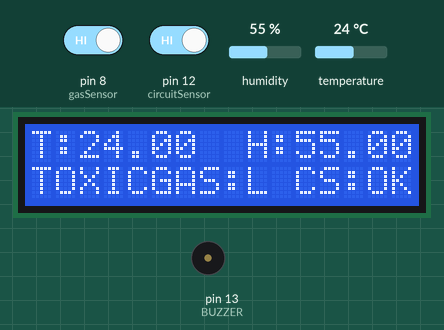
Bench run of a sketch on a simulated Arduino Uno, built with avr-gcc and run on an emulated ATmega328P. On the bench: 16×2 character LCD, buzzer (waves = sounding, pin HIGH). Inputs (shaded band) come from the test bench; at power-on: pin 8 (gasSensor) HIGH, pin 12 (circuitSensor) HIGH, humidity 55 %, temperature 24 °C. The modem accepts every AT command (registered, SIM ready, sends succeed) and sends nothing else.

Above: at 2.8 s.
2.9 s: pin 8 (gasSensor) driven LOW
At 16.6 s:
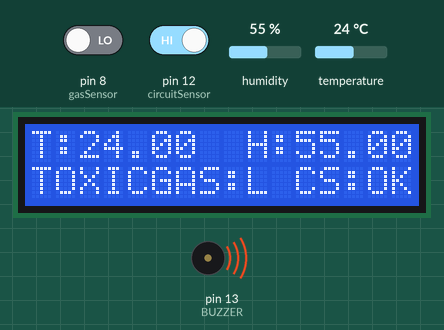
16.9 s: pin 12 (circuitSensor) driven LOW
At 24.7 s:
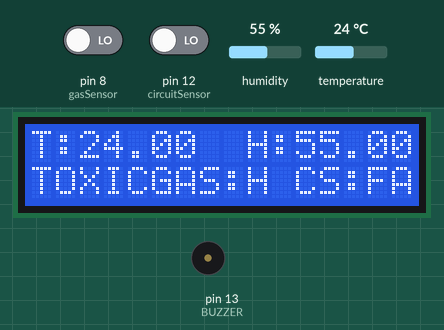
39.3 s: pin 12 (circuitSensor) driven HIGH
At 42.6 s:
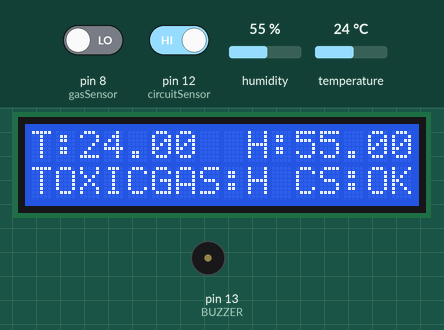
43.7 s: pin 8 (gasSensor) driven HIGH
At 57.9 s:
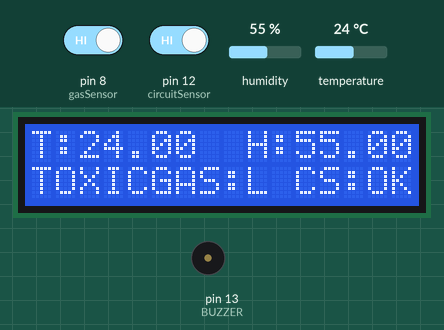
Timing chart, 0 to 58.7 s (numbered marks = the images above; inputs shaded):
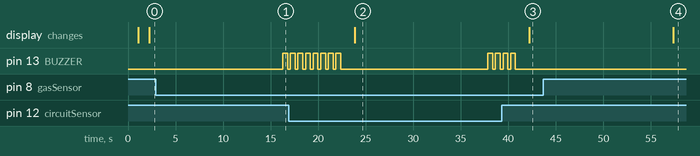

The sketch:

Smart_refrigerator.ino
```cpp
#include <SoftwareSerial.h>
#include <LiquidCrystal.h>
#include <dht.h>
#include <stdlib.h>

#define dht_apin A0         // Analog Pin sensor is connected to DHT

dht DHT;

int gasSensor = 8;
int gasValue = 0;
String gasStatus;

int circuitSensor = 12;
int circuitValue = 0;
String circuitStatus;

const int BUZZER = 13;

String apiKey = "TV6R2I20X7N90GA3";

SoftwareSerial ser(10, 11); // RX, TX
LiquidCrystal lcd(2, 3, 4, 5, 6, 7);

void setup() {
  pinMode(gasSensor, INPUT);
  pinMode(circuitSensor, INPUT);
  pinMode(BUZZER, OUTPUT);
  lcd.begin(16,2);
  StartUpMessage();

  // enable software serial
  ser.begin(9600);

  // reset ESP8266
  ser.println("AT+RST");
  delay(1000);
  SetParameters();
}


// the loop
void loop() {

  DHT.read11(dht_apin);

  gasValue = 0;
  gasStatus = "L";
  if(!(digitalRead(gasSensor) == HIGH)){
    gasValue = 5;
    gasStatus = "H";
    startBuzzer();startBuzzer();
  }

  circuitValue = 0;
  circuitStatus = "OK  ";
  if(digitalRead(circuitSensor) == LOW){
    circuitValue = 5;
    circuitStatus = "FAIL";
    startBuzzer();startBuzzer();
  }

  // TCP connection
  String cmd = "AT+CIPSTART=\"TCP\",\"";
  cmd += "184.106.153.149"; // api.thingspeak.com
  cmd += "\",80";
  ser.println(cmd);

  if(ser.find("Error")){
    return;
  }

  // prepare GET string
  String getStr1 = "GET /update?api_key=";
  getStr1 += apiKey;
  getStr1 +="&field1=";
  getStr1 += String(DHT.temperature);
  getStr1 +="&field2=";
  getStr1 += String(DHT.humidity);
  getStr1 +="&field3=";
  getStr1 += String(gasValue);
  getStr1 +="&field4=";
  getStr1 += String(circuitValue);

  getStr1 += "\r\n";

  // send data length
  cmd = "AT+CIPSEND=";
  cmd += String(getStr1.length());
  ser.println(cmd);

  if(ser.find(">")){
    ser.print(getStr1);
  }
  else{
    ser.println("AT+CIPCLOSE");
  }
  DisplayParameters();
  delay(14000);
}

void StartUpMessage(){
  lcd.clear();
  lcd.setCursor(0,0);
  lcd.print("     SMART      ");
  lcd.setCursor(0,1);
  lcd.print("  REFRIGERATOR  ");
}
void SetParameters(){
  lcd.clear();
  lcd.setCursor(0,0);
  lcd.print("T:");
  lcd.setCursor(9,0);
  lcd.print("H:");
  lcd.setCursor(0,1);
  lcd.print("TOXICGAS:");
  lcd.setCursor(11,1);
  lcd.print("CS:");
}
void DisplayParameters(){
  lcd.setCursor(2,0);
  lcd.print(DHT.temperature);
  lcd.setCursor(11,0);
  lcd.print(DHT.humidity);
  lcd.setCursor(9,1);
  lcd.print(gasStatus);
  lcd.setCursor(14,1);
  lcd.print(circuitStatus);
}
void startBuzzer() {
  digitalWrite(BUZZER, HIGH); delay(500);
  digitalWrite(BUZZER, LOW); delay(300);
  digitalWrite(BUZZER, HIGH); delay(500);
  digitalWrite(BUZZER, LOW); delay(300);
}
```

Measured:
- after the input at 2.9 s, pin 13 (BUZZER): LOW → HIGH after 13.4 s, → LOW 0.50 s later
- after the input at 16.9 s, the display: changes after 6.9 s (image 2)
- after the input at 39.3 s, pin 13 (BUZZER): goes on until 40.8 s, then stays LOW; the display: changes after 2.9 s (image 3)
- after the input at 43.7 s, pin 13 (BUZZER): stops changing and stays LOW; the display: changes after 13.7 s (image 4)
